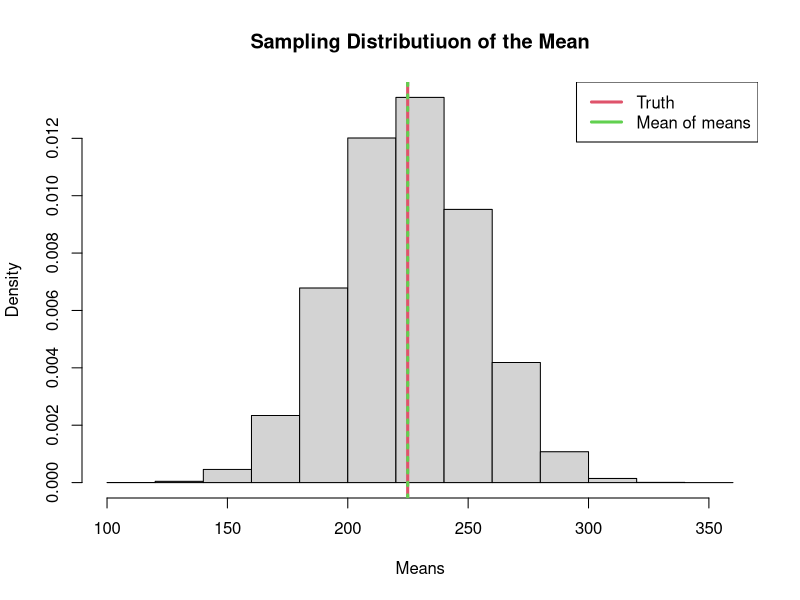
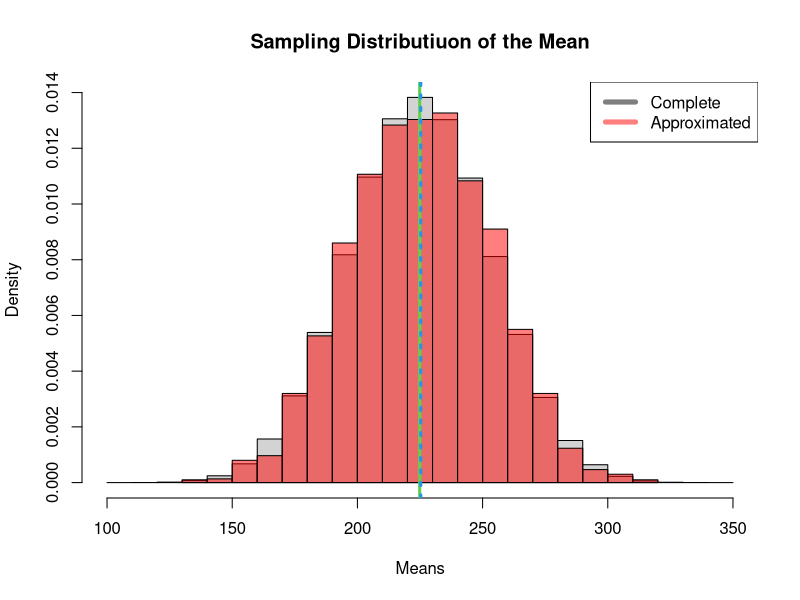
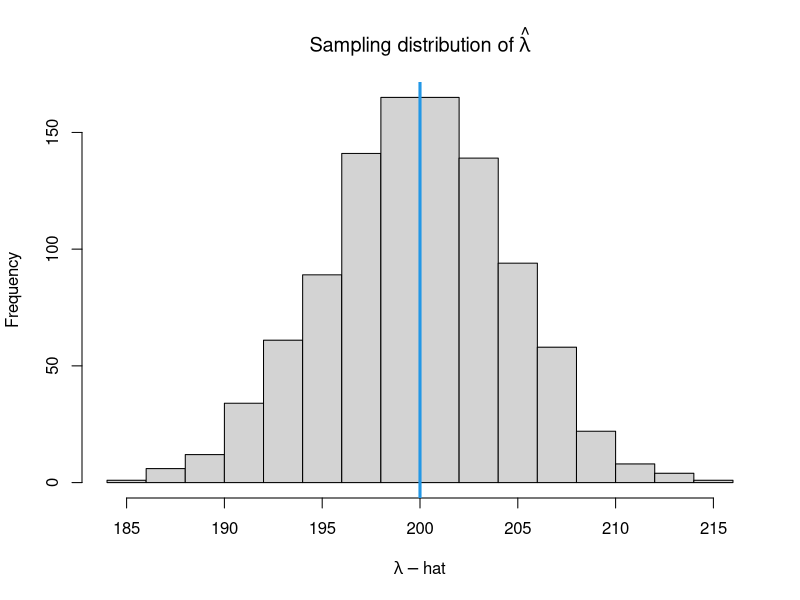
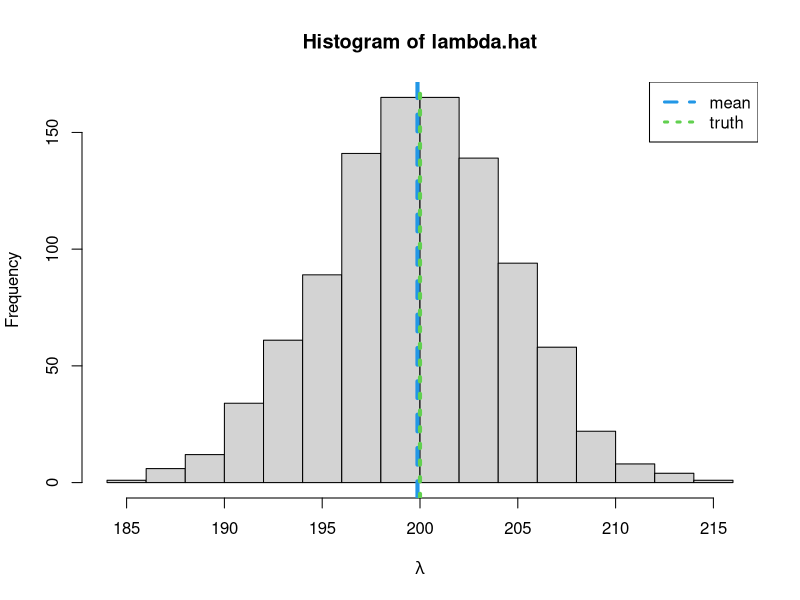

These figures' R source, in order:
## ----echo=TRUE, eval=TRUE--------------------------------
# Random discrete uniform sampler
rdu <- function(n, lower, upper){
                               sample(lower:upper,
                                      n,
                                      replace=TRUE
                                      )
                              }
N = 25

# This is our truth, which we will sample from
set.seed(4343)
mat = matrix(rdu(N, 
                 lower = 0, 
                 upper = 400
                 ),
             nrow = 5, 
             ncol = 5
             )


## ----echo=FALSE, eval=TRUE-------------------------------
mat


## ----echo=TRUE, eval=TRUE--------------------------------
mean(mat)


## ----echo=TRUE, eval=TRUE--------------------------------
sum(0:400 * 1/401)


## ----echo=TRUE, eval=TRUE--------------------------------
  n = 10
  y = sample(
             c(mat),
             n, 
             replace = TRUE
             )
  y


## ----echo=TRUE, eval=TRUE--------------------------------
  mean(y)


## ----sampling dist, eval=TRUE, echo=TRUE-----------------
# How many ways can we uniquely sample 10 things from 25
combs = function(n, x) {
  factorial(n) / factorial(n-x) / factorial(x)
}

combs(N, n)


## ----sampling dist2, eval=TRUE, echo=TRUE, cache=TRUE----
  set.seed(5411)
  all.combs = utils::combn(c(mat), 
                           n,
                           simplify = TRUE
                           )
  dim(all.combs)
  mean.all.combs = apply(all.combs,
                         2,
                         mean
                         )


## ----eval=TRUE, echo=FALSE-------------------------------

  hist(mean.all.combs,
       freq=FALSE, 
       main="Sampling Distributiuon of the Mean",
       breaks=10,
       xlab="Means"
       )
legend("topright",legend=c("Truth","Mean of means"),lwd=3,col=c(2,3))
abline(v=mean(mat),col=2,lwd=3)
abline(v=mean(mean.all.combs),col=3,lwd=3,lty=3)



## ----sampling dist3, eval=TRUE, echo=TRUE, cache=TRUE----
  set.seed(54352)
  sim.sampling.dist=replicate(3000,
                              sample(c(mat),n)
                              )
  
  dim(sim.sampling.dist)
  mean.samples = apply(sim.sampling.dist,2,mean)


## ----sampling dist4, eval=TRUE, echo=FALSE---------------
  hist(mean.all.combs,
       freq=FALSE, 
       main="Sampling Distributiuon of the Mean",
       breaks=20,
       xlab="Means"
       )
  hist(mean.samples,
       add=TRUE,
       freq=FALSE,
       col=grDevices::adjustcolor("red", alpha.f=0.5),
       breaks=20
       )
  # legend("topright",legend=c("Truth","Mean of means"),lwd=3,col=c(2,3))
  abline(v=mean(mat),col=3,lwd=3)
  abline(v=mean(mean.samples),col=4,lwd=3,lty=3)

  legend("topright",lwd=5,col=c(grDevices::adjustcolor("black", alpha.f=0.5),grDevices::adjustcolor("red", alpha.f=0.5)),legend = c("Complete", "Approximated"))


## ----model.sim, echo=TRUE, eval=TRUE---------------------
# Create a function, to be replicated
  lambda = 200

  mat.fn = function(lambda){matrix(
                                   rpois(N, lambda = lambda),
                                   nrow = 5, 
                                   ncol = 5
                                  )
                           }


## ----model.sim2, echo=TRUE, eval=TRUE--------------------
# Repeat the function n.sim times
  n.sim = 1000
  list.mat = replicate(n.sim, 
                       mat.fn(lambda), 
                       simplify = FALSE
                       )
  length(list.mat)


## ----model.sim3, echo=TRUE, eval=TRUE--------------------
# One realization from the super-population
  list.mat[[1]]


# Population mean for the first realization
  mean(list.mat[[1]])


## ----model.sim4,echo=TRUE, eval=TRUE---------------------
samples.list = lapply(list.mat,FUN=function(x){sample(x,size=n)})
lambda.hat = unlist(lapply(samples.list,FUN=mean))


## ----model.sim5, echo=FALSE, eval=TRUE-------------------
hist(lambda.hat,
     xlab=bquote(lambda-hat),
     main=bquote("Sampling distribution of"~hat(lambda))
     )
abline(v=lambda, lwd=3, col=4)


## ----bias22,eval=TRUE, echo=TRUE-------------------------
# Bias (in this case, Monte Carlo error)
  mean(lambda.hat) - lambda

# relative bias
  (mean(lambda.hat) - lambda)/lambda


## ----bias3,eval=TRUE, echo=FALSE-------------------------
  hist(lambda.hat,xlab=bquote(lambda), breaks=20)
  abline(v=mean(lambda.hat),lwd=4,col=4,lty=2)
  abline(v=lambda,lwd=4,col=3,lty=3)
  legend("topright",legend=c("mean","truth"),lwd=3,col=c(4,3),lty=c(2,3))


## ----bias4,eval=TRUE, echo=TRUE--------------------------
  diff = 0.025*lambda
  diff
  lower = lambda-diff
  upper = lambda+diff

  index = which(lambda.hat>=lower & lambda.hat <= upper)

# Probability of getting a mean within 5% of the truth
  length(index)/length(lambda.hat)
